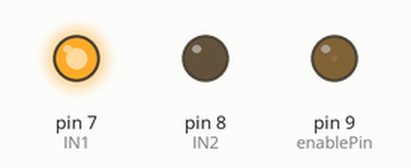
Bench run of a sketch on a simulated Arduino Uno, built with avr-gcc and run on an emulated ATmega328P. On the bench: output pins drawn as LEDs (lit = HIGH).

Above: at 0.05 s.
At 3.45 s:
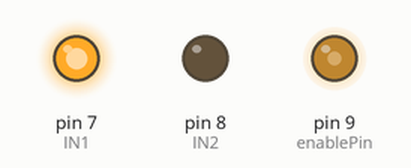
At 6.95 s:
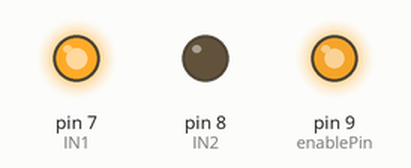
At 13.85 s:
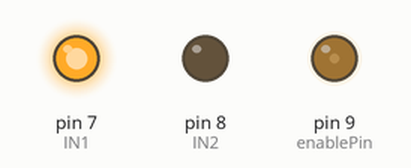
Timing chart, 0 to 20.0 s (numbered marks = the images above):
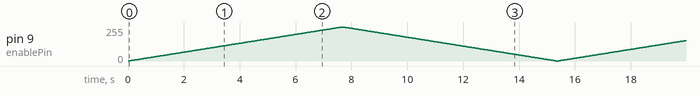

The sketch:

Incremento_Velocita.ino
```cpp
int enablePin = 9;
int IN1 = 7;
int IN2 = 8;

void setup() {
  pinMode(enablePin, OUTPUT);
  pinMode(IN1, OUTPUT);
  pinMode(IN2, OUTPUT);

  digitalWrite(IN1, HIGH);
  digitalWrite(IN2, LOW);
}

void loop() {
  for (int speed = 0; speed <= 255; speed++) {
    analogWrite(enablePin, speed);
    delay(30);
  }

  for (int speed = 255; speed >= 0; speed--) {
    analogWrite(enablePin, speed);
    delay(30);
  }
}
```
